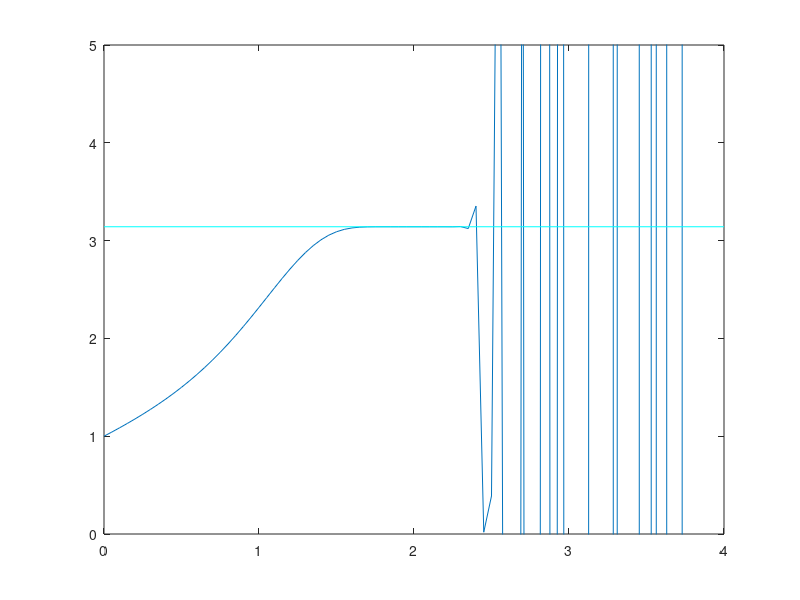

MATLAB code for this plot: (Note: this script raises an error after producing the figure.)
h=0.05;
x=0:h:4;
y(1)=1;
for n=1:length(x)-1
    y(n+1)=y(n)+h*exp(x(n)^2)*sin(y(n))
end
plot(x,y)
hold on
plot([0,4],[pi,pi],'c')
axis([0,4,0,5])
[x1,y1]=ode45(@wexpo,[0,4],1);
plot(x1,y1,'r')
[x2,y2]=ode23s(@wexpo,[0,4],1);
plot(x2,y2,'g')